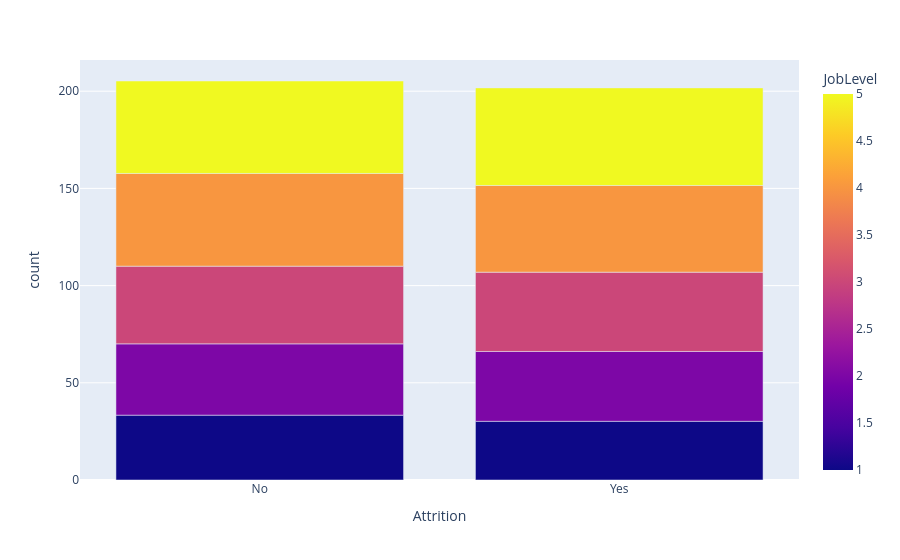

Notebook source saved alongside this figure:
### Markdown cell above
**6.5** ❓ **Question:** How does age vary by job level when looking at attrition groups?

### Code cell
px.bar(
    data_frame=df.groupby(['Attrition','JobLevel'])['Age'].mean().reset_index(name='count'),
    x='Attrition',
    y='count',
    color='JobLevel',
)

### Figure 1 — Plotly figure (JSON) as saved in the notebook; plotly's stock layout.template omitted (floating-point values rounded to 4 significant figures)
{"data": [{"hovertemplate": "Attrition=%{x}<br>count=%{y}<br>JobLevel=%{marker.color}<extra></extra>", "legendgroup": "", "marker": {"color": [1, 2, 3, 4, 5, 1, 2, 3, 4, 5], "coloraxis": "coloraxis", "pattern": {"shape": ""}}, "name": "", "orientation": "v", "showlegend": false, "textposition": "auto", "type": "bar", "x": ["No", "No", "No", "No", "No", "Yes", "Yes", "Yes", "Yes", "Yes"], "xaxis": "x", "y": [33.36, 36.67, 39.97, 47.68, 47.56, 30.2, 35.92, 40.78, 44.6, 50.2], "yaxis": "y"}], "layout": {"barmode": "relative", "coloraxis": {"colorbar": {"title": {"text": "JobLevel"}}, "colorscale": [[0, "#0d0887"], [0.1111, "#46039f"], [0.2222, "#7201a8"], [0.3333, "#9c179e"], [0.4444, "#bd3786"], [0.5556, "#d8576b"], [0.6667, "#ed7953"], [0.7778, "#fb9f3a"], [0.8889, "#fdca26"], [1, "#f0f921"]]}, "legend": {"tracegroupgap": 0}, "margin": {"t": 60}, "xaxis": {"anchor": "y", "domain": [0, 1], "title": {"text": "Attrition"}}, "yaxis": {"anchor": "x", "domain": [0, 1], "title": {"text": "count"}}}}
